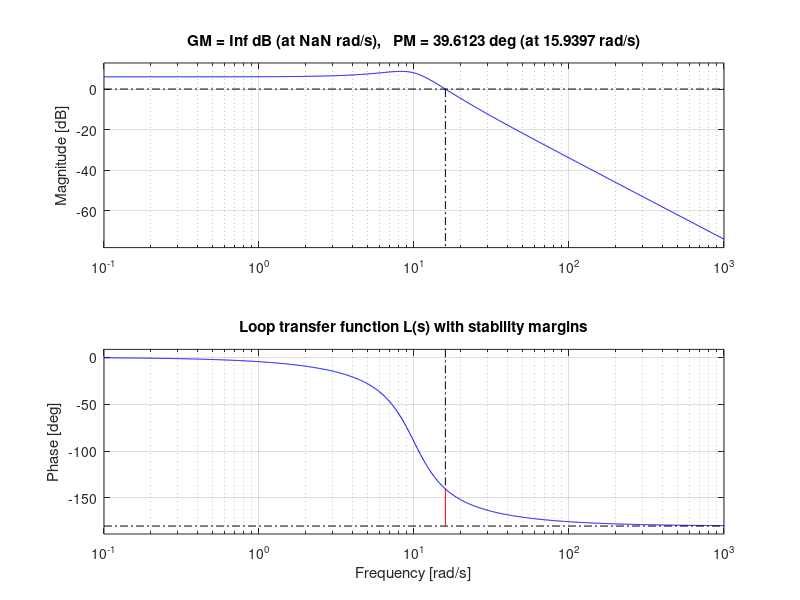
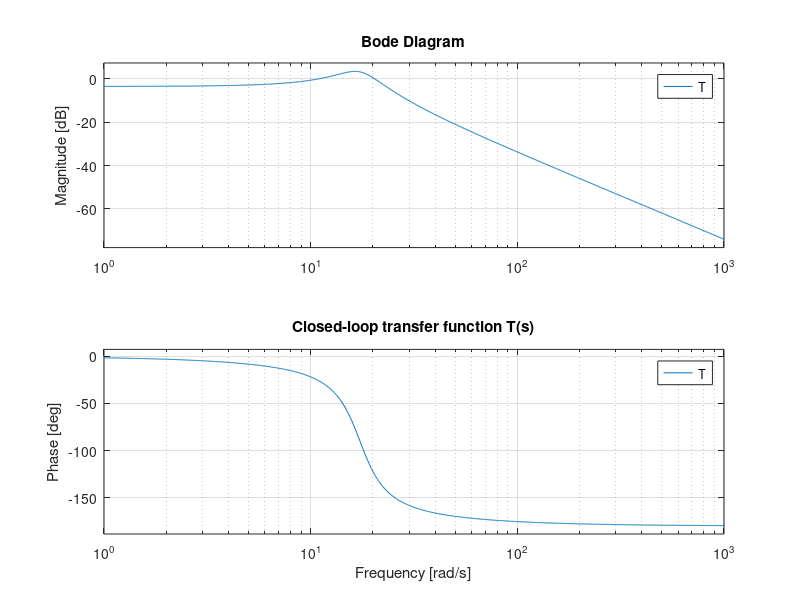

These charts were generated, in order, by the following MATLAB code:
wn   = 10;     % natural frequency
zeta = 0.4;    % damping ratio
K    = 2;      % proportional gain

s = tf('s');

G = wn^2 / (s^2 + 2*zeta*wn*s + wn^2);  % plant
C = K;                                   % controller

L = C*G;
T = feedback(L, 1);                      % closed-loop

% Bode plot with margins
figure;
margin(L); grid on;
title('Loop transfer function L(s) with stability margins');

[gm, pm, w_pc, w_gc] = margin(L);
fprintf('Gain margin (dB): %g\n', 20*log10(gm));
fprintf('Phase margin (deg): %g\n', pm);
fprintf('w_gc = %g rad/s, w_pc = %g rad/s\n', w_gc, w_pc);

% Closed-loop bandwidth
figure;
bode(T); grid on;
title('Closed-loop transfer function T(s)');

% Estimate -3 dB bandwidth
[magT, phaseT, w] = bode(T);
magT = squeeze(magT);
w = squeeze(w);
mag0 = magT(1);
idx = find(magT < mag0/sqrt(2), 1, 'first');
if ~isempty(idx)
    wb = w(idx);
    fprintf('Approx. bandwidth wb = %g rad/s\n', wb);
    fprintf('Approx. settling time ts ~ 4/wb = %g s\n', 4/wb);
end

% Robotics note:
% For a robot joint model, you might derive a state-space model using
% robotics toolbox functions, then convert to tf and repeat the same steps.

% Example Simulink usage:
% - Build a unity feedback loop with C(s) and G(s) blocks.
% - Use the Linear Analysis Tool to linearize the model about an
%   operating point and generate Bode and Nyquist plots automatically.
